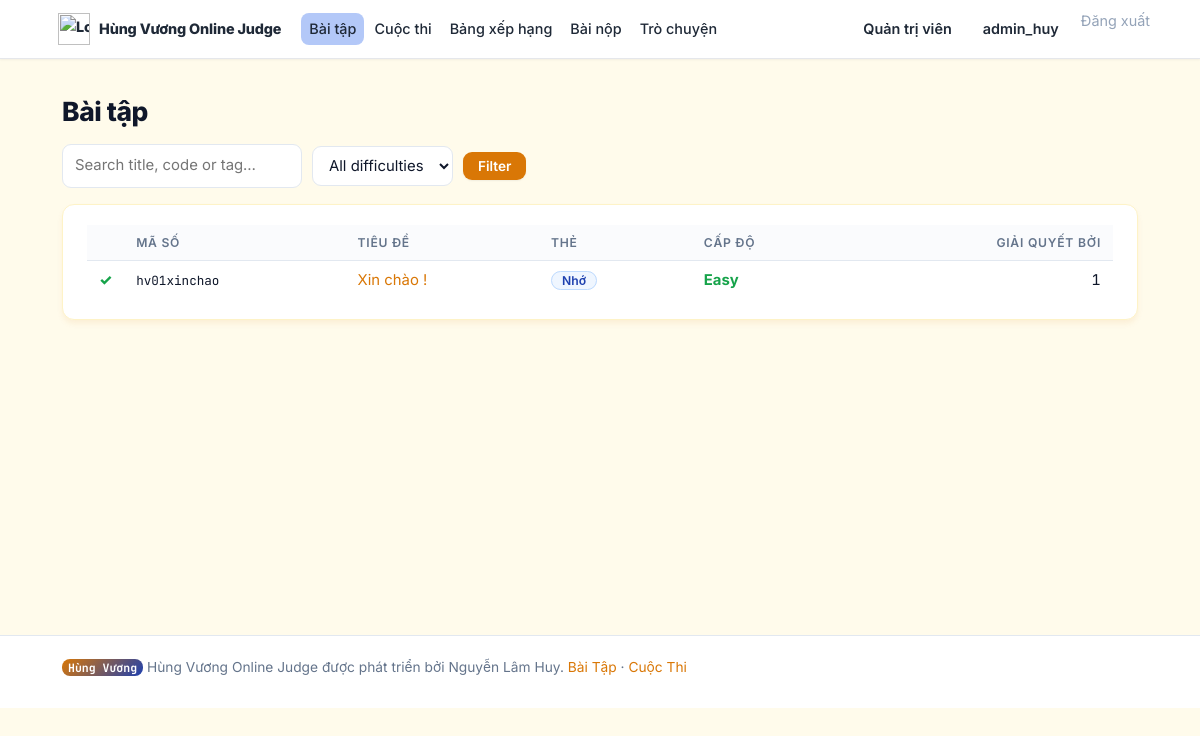
/problems/ (signed in), run on the app's committed database.
### judge/models.py (models this page shows, shortened)
class Problem(models.Model):
    DIFFICULTY_CHOICES = [("E", "Easy"), ("M", "Medium"), ("H", "Hard")]
    code = models.SlugField(
        max_length=20,
        unique=True,
        help_text="Short unique code shown in URLs, e.g. SUM01",
    )
    title = models.CharField(max_length=200)
    statement = models.TextField(
        help_text="Problem statement. Plain text — a blank line starts a new paragraph."
    )
    input_format = models.TextField("Input", blank=True)
    output_format = models.TextField("Output", blank=True)
    constraints = models.TextField(blank=True)
    hint = models.TextField(
        blank=True, help_text="Optional hint shown behind a spoiler on the problem page."
    )
    difficulty = models.CharField(max_length=1, choices=DIFFICULTY_CHOICES, default="E")
    tags = models.CharField(
        max_length=200, blank=True, help_text="Comma separated, e.g. math, greedy"
    )
    time_limit = models.FloatField(default=1.0, help_text="Seconds per test case")
    memory_limit = models.PositiveIntegerField(default=256, help_text="Megabytes")
    is_visible = models.BooleanField(
        default=True,
        help_text="Uncheck to hide from the public list (e.g. for upcoming contests).",
    )
    editorial = models.TextField(
        blank=True,
        help_text="Solution explanation. Unlocks for users who solved the problem "
                  "(hidden for everyone while a contest containing it is running).",
    )
    editorial_code = models.TextField(
        "Reference solution", blank=True,
        help_text="Optional reference implementation shown with the editorial.",
    )
    editorial_language = models.CharField(
        max_length=4, blank=True,
        choices=[("c", "C"), ("cpp", "C++"), ("py", "Python 3")],
        help_text="Language of the reference solution.",
    )
    created_by = models.ForeignKey(
        settings.AUTH_USER_MODEL, null=True, blank=True, on_delete=models.SET_NULL
    )
    created_at = models.DateTimeField(auto_now_add=True)
    class Meta:
        ordering = ["code"]
    def get_absolute_url(self):
        return reverse("problem_detail", args=[self.code])
    @property
    def tag_list(self):
        return [t.strip() for t in self.tags.split(",") if t.strip()]

### judge/views.py (the view)
# urls.py: path("problems/", views.problem_list, name="problem_list"),
def problem_list(request):
    qs = Problem.objects.filter(is_visible=True)
    difficulty = request.GET.get("difficulty", "")
    query = request.GET.get("q", "")
    if difficulty in ("E", "M", "H"):
        qs = qs.filter(difficulty=difficulty)
    if query:
        qs = qs.filter(Q(title__icontains=query) | Q(code__icontains=query) |
                       Q(tags__icontains=query))
    qs = qs.annotate(
        solver_count=Count("submissions__user",
                           filter=Q(submissions__verdict="AC"), distinct=True)
    )
    return render(request, "judge/problem_list.html", {
        "problems": qs,
        "difficulty": difficulty,
        "query": query,
        "solved_ids": _solved_problem_ids(request.user),
    })

### judge/views.py (called while the page is built)
def _solved_problem_ids(user):
    if not user.is_authenticated:
        return set()
    return set(
        Submission.objects.filter(user=user, verdict="AC")
        .values_list("problem_id", flat=True)
    )

### templates/judge/problem_list.html (shortened to what this page needs)
{% extends "base.html" %}
{% load static %}
{% block content %}
<h1>Bài tập</h1>
<form class="filter-bar" method="get">
<input name="q" placeholder="Search title, code or tag…" type="text" value="{{ query }}"/>
<select name="cấp độ">
<option value="">All difficulties</option>
</select>
<button class="btn btn-small" type="submit">Filter</button>
  {% if query or difficulty %}<a class="muted" href="{% url 'problem_list' %}">thông thoáng</a>{% endif %}</form>
<div class="card">
<div class="table-scroll"><table>
<tr>
<th style="width:34px;"></th>
<th>Mã số</th><th>Tiêu đề</th><th>Thẻ</th><th>Cấp độ</th>
<th class="num">Giải quyết bởi</th>
</tr>
    {% for p in problems %}
    <tr>
<td>{% if p.id in solved_ids %}<span class="tick" title="Solved">✓</span>{% endif %}</td>
<td class="mono">{{ p.code }}</td>
<td><a href="{{ p.get_absolute_url }}">{{ p.title }}</a></td>
<td>{% for t in p.tag_list %}<span class="tag">{{ t }}</span>{% endfor %}</td>
<td><span class="diff-{{ p.difficulty }}">{{ p.get_difficulty_display }}</span></td>
<td class="num">{{ p.solver_count }}</td>
</tr>{% empty %}<tr><td class="muted" colspan="6">Không có vấn đề phù hợp.</td></tr>{% endfor %}</table></div>
</div>{% endblock %}

### templates/base.html (shortened to what this page needs)
{% load static %}
<html lang="en">
<head>
<link href="{% static 'css/style.css' %}" rel="stylesheet"/>
    <link href="{% static 'css/custom_theme.css' %}" rel="stylesheet"/>
</head>
<body>
<nav class="topbar">
<div class="container topbar-inner">
<a class="brand d-flex align-items-center" href="{% url 'home' %}">
<img alt="Logo" class="me-2 rounded-circle" height="45" src="https://scontent.fhan14-1.fna.fbcdn.net/v/t39.30808-6/796008445_2943094419362398_3058455394759002724_n.jpg?stp=dst-jpg_tt6&amp;cstp=mx1254x1254&amp;ctp=s1254x1254&amp;_nc_cat=101&amp;ccb=1-7&amp;_nc_sid=6ee11a&amp;_nc_ohc=gbu_M93mUkEQ7kNvwHBLF61&amp;_nc_oc=Adq4PkH2zMsPuExCGaRkMu-kSC6lpL3lOFChrGjr6lkMnsZ6QhqO6P3C6LzViUlq65JQRSA-mZIIrhgAFuMECoqR&amp;_nc_zt=23&amp;_nc_ht=scontent.fhan14-1.fna&amp;_nc_gid=NSBGM3CJO4q1eE-a44p4pw&amp;_nc_ss=7b2a8&amp;oh=00_AQLAOHw3PfXNm4xIO5bz49ur9xpQjpKbuNlXPRdJW5Q3lQ&amp;oe=6AA2D2E6" style="object-fit: contain;" width="45"/>
<span>Hùng Vương Online Judge</span>
</a>
<div class="nav-links">
<a class="{% if request.resolver_match.url_name == 'problem_list' %}active{% endif %}" href="{% url 'problem_list' %}">Bài tập</a>
<a class="{% if 'contest' in request.resolver_match.url_name %}active{% endif %}" href="{% url 'contest_list' %}">Cuộc thi</a>
<a class="{% if request.resolver_match.url_name == 'leaderboard' %}active{% endif %}" href="{% url 'leaderboard' %}">Bảng xếp hạng</a>
<a class="{% if 'submission' in request.resolver_match.url_name %}active{% endif %}" href="{% url 'submission_list' %}">Bài nộp</a>
<a class="{% if 'chat' in request.resolver_match.url_name %}active{% endif %}" href="{% url 'chat_global' %}">Trò chuyện</a>
</div>
<div class="nav-user">
      {% if user.is_authenticated %}
        {% if user.is_staff %}<a class="nav-admin" href="{% url 'admin:index' %}">Quản trị viên</a>{% endif %}
        <a class="nav-username" href="{% url 'profile' user.username %}">{{ user.username }}</a>
<form action="{% url 'logout' %}" class="inline-form" method="post">{% csrf_token %}
          <button class="linklike" type="submit">Đăng xuất</button>
</form>
      {% else %}
        <a href="{% url 'login' %}">Đăng nhập</a>
<a class="btn btn-small" href="{% url 'register' %}">Đăng ký</a>
      {% endif %}
    </div>
</div>
</nav>
<main class="container">
  {% block content %}{% endblock %}
</main>
<footer class="footer">
<div class="container">
<span class="brand-mark small">Hùng Vương</span> Hùng Vương Online Judge được phát triển bởi Nguyễn Lâm Huy.
    <a href="{% url 'problem_list' %}">Bài Tập</a> ·
    <a href="{% url 'contest_list' %}">Cuộc Thi</a>
</div>
</footer>
</body>
</html>

### static/css/custom_theme.css (style rules this page uses)
:root { --bs-primary: #d97706 !important; --bs-primary-rgb: 217, 119, 6 !important; --bs-danger: #d97706 !important; --bs-info: #d97706 !important; }
body { background-color: #fffbeb !important; }
.card { border: 1px solid #fef3c7 !important; box-shadow: 0 4px 6px -1px rgba(217, 119, 6, 0.1); }
.brand img, .navbar-brand img { display: inline-block !important; width: 32px !important; height: 32px !important; object-fit: contain !important; vertical-align: middle; }
:root { --accent: #d97706 !important; --accent-hover: #b45309 !important; }
.topbar, .navbar { background-color: #ffffff !important; color: #1f2937 !important; border-bottom: 1px solid #e5e7eb !important; }
.topbar a, .navbar a, .topbar .brand, .navbar-brand { color: #1f2937 !important; }
.topbar-inner, .navbar .container { gap: 12px !important; padding-left: 10px !important; padding-right: 10px !important; }
.nav-links { gap: 2px !important; flex-wrap: nowrap !important; white-space: nowrap !important; }
.nav-links a, .topbar a { white-space: nowrap !important; font-size: 0.9rem !important; padding: 4px 8px !important; }

### data on the page
Problem: code "hv01xinchao", title "Xin chào !", tag_list "Nhớ", difficulty "Easy", solver_count "1"

### other printed values
{{ user.username }} "admin_huy"
